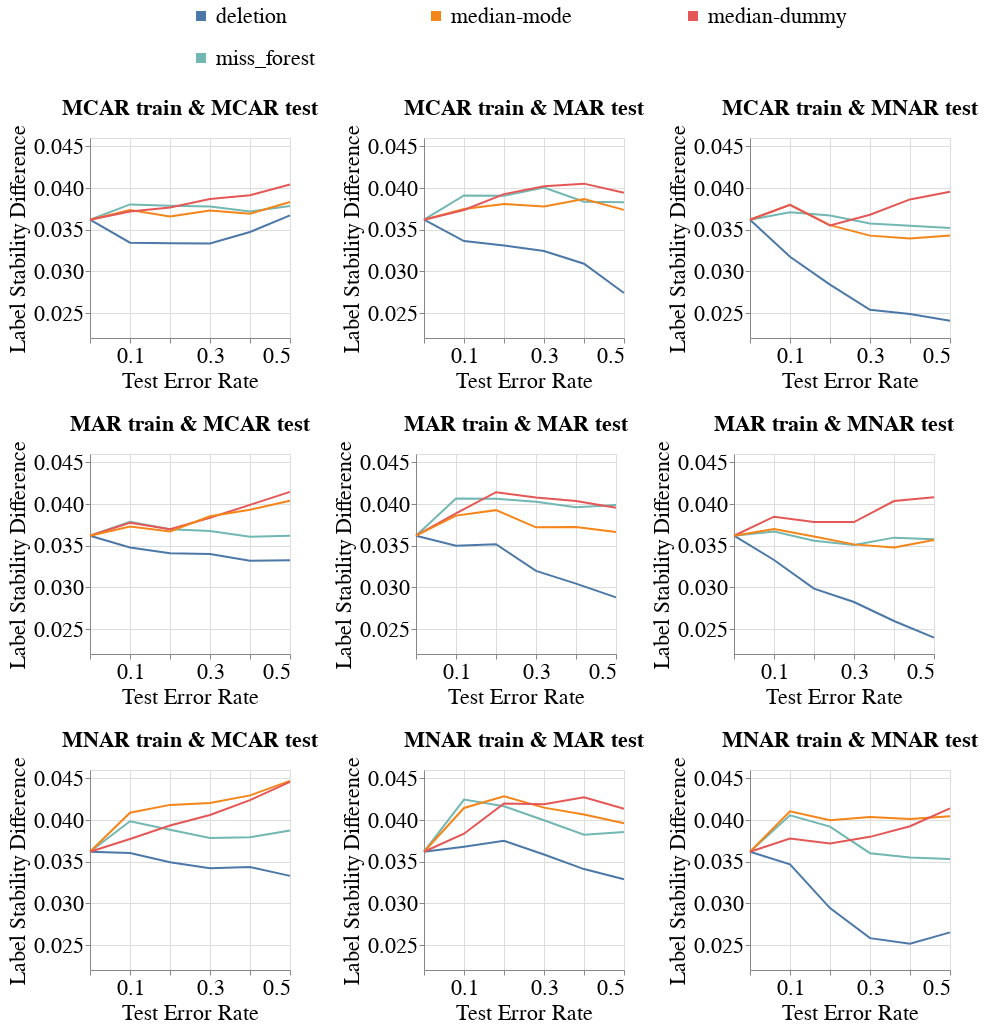

This figure's notebook cell:
### Code cell
create_line_bands_for_diff_imputers(dataset_name=DATASET_NAME,
                                    model_name='mlp_clf',
                                    metric_name='Label_Stability_Difference',
                                    db_client=db_client,
                                    group=SENSITIVE_ATTR_FOR_DISPARITY_METRICS,
                                    with_band=False)

### Figure 1 — Vega-Lite specification as saved in the notebook (floating-point values rounded to 4 significant figures; data arrays with more than 128 entries replaced by an {"elided": "..."} marker saying what was removed)
{"config": {"view": {"continuousWidth": 400, "continuousHeight": 300}, "axis": {"labelFontSize": 22, "labelFontWeight": "normal", "titleFontSize": 22, "titleFontWeight": "normal"}, "legend": {"columns": 3, "direction": "horizontal", "labelFontSize": 22, "labelLimit": 400, "orient": "top", "symbolOffset": 100, "symbolStrokeWidth": 10, "titleAnchor": "middle", "titleFontSize": 22, "titleLimit": 300}, "title": {"fontSize": 22}}, "vconcat": [{"hconcat": [{"mark": "line", "encoding": {"color": {"field": "Null_Imputer_Name", "sort": ["deletion", "median-mode", "median-dummy", "miss_forest", "k_means_clustering", "datawig", "automl", "boost_clean"], "title": null, "type": "nominal"}, "x": {"axis": {"labelExpr": "(datum.value == 0.1) || (datum.value == 0.3) || (datum.value == 0.5) ? datum.label : ''"}, "field": "Test_Error_Rate", "scale": {"nice": false}, "title": "Test Error Rate", "type": "quantitative"}, "y": {"aggregate": "mean", "field": "Metric_Value", "scale": {"zero": false}, "title": "Label Stability Difference", "type": "quantitative"}}, "height": 200, "title": {"text": "MCAR train & MCAR test", "fontSize": 22}, "width": 200}, {"data": {"name": "data-7dd47b89c648a7b4a8a33c2afd178a9a"}, "mark": "line", "encoding": {"color": {"field": "Null_Imputer_Name", "sort": ["deletion", "median-mode", "median-dummy", "miss_forest", "k_means_clustering", "datawig", "automl", "boost_clean"], "title": null, "type": "nominal"}, "x": {"axis": {"labelExpr": "(datum.value == 0.1) || (datum.value == 0.3) || (datum.value == 0.5) ? datum.label : ''"}, "field": "Test_Error_Rate", "scale": {"nice": false}, "title": "Test Error Rate", "type": "quantitative"}, "y": {"aggregate": "mean", "field": "Metric_Value", "scale": {"zero": false}, "title": "Label Stability Difference", "type": "quantitative"}}, "height": 200, "title": {"text": "MCAR train & MAR test", "fontSize": 22}, "width": 200}, {"data": {"name": "data-9e2d4edfe803b785d514a454309b8556"}, "mark": "line", "encoding": {"color": {"field": "Null_Imputer_Name", "sort": ["deletion", "median-mode", "median-dummy", "miss_forest", "k_means_clustering", "datawig", "automl", "boost_clean"], "title": null, "type": "nominal"}, "x": {"axis": {"labelExpr": "(datum.value == 0.1) || (datum.value == 0.3) || (datum.value == 0.5) ? datum.label : ''"}, "field": "Test_Error_Rate", "scale": {"nice": false}, "title": "Test Error Rate", "type": "quantitative"}, "y": {"aggregate": "mean", "field": "Metric_Value", "scale": {"zero": false}, "title": "Label Stability Difference", "type": "quantitative"}}, "height": 200, "title": {"text": "MCAR train & MNAR test", "fontSize": 22}, "width": 200}], "resolve": {"scale": {"y": "shared"}}}, {"hconcat": [{"mark": "line", "encoding": {"color": {"field": "Null_Imputer_Name", "sort": ["deletion", "median-mode", "median-dummy", "miss_forest", "k_means_clustering", "datawig", "automl", "boost_clean"], "title": null, "type": "nominal"}, "x": {"axis": {"labelExpr": "(datum.value == 0.1) || (datum.value == 0.3) || (datum.value == 0.5) ? datum.label : ''"}, "field": "Test_Error_Rate", "scale": {"nice": false}, "title": "Test Error Rate", "type": "quantitative"}, "y": {"aggregate": "mean", "field": "Metric_Value", "scale": {"zero": false}, "title": "Label Stability Difference", "type": "quantitative"}}, "height": 200, "title": {"text": "MAR train & MCAR test", "fontSize": 22}, "width": 200}, {"data": {"name": "data-1030d7ea55ccab14020aa9646330d587"}, "mark": "line", "encoding": {"color": {"field": "Null_Imputer_Name", "sort": ["deletion", "median-mode", "median-dummy", "miss_forest", "k_means_clustering", "datawig", "automl", "boost_clean"], "title": null, "type": "nominal"}, "x": {"axis": {"labelExpr": "(datum.value == 0.1) || (datum.value == 0.3) || (datum.value == 0.5) ? datum.label : ''"}, "field": "Test_Error_Rate", "scale": {"nice": false}, "title": "Test Error Rate", "type": "quantitative"}, "y": {"aggregate": "mean", "field": "Metric_Value", "scale": {"zero": false}, "title": "Label Stability Difference", "type": "quantitative"}}, "height": 200, "title": {"text": "MAR train & MAR test", "fontSize": 22}, "width": 200}, {"data": {"name": "data-6eaee9cdaf340f2ad27dfa227c728621"}, "mark": "line", "encoding": {"color": {"field": "Null_Imputer_Name", "sort": ["deletion", "median-mode", "median-dummy", "miss_forest", "k_means_clustering", "datawig", "automl", "boost_clean"], "title": null, "type": "nominal"}, "x": {"axis": {"labelExpr": "(datum.value == 0.1) || (datum.value == 0.3) || (datum.value == 0.5) ? datum.label : ''"}, "field": "Test_Error_Rate", "scale": {"nice": false}, "title": "Test Error Rate", "type": "quantitative"}, "y": {"aggregate": "mean", "field": "Metric_Value", "scale": {"zero": false}, "title": "Label Stability Difference", "type": "quantitative"}}, "height": 200, "title": {"text": "MAR train & MNAR test", "fontSize": 22}, "width": 200}], "data": {"name": "data-ba3ab2c4743b89a6b5936a0728d3331a"}, "resolve": {"scale": {"y": "shared"}}}, {"hconcat": [{"mark": "line", "encoding": {"color": {"field": "Null_Imputer_Name", "sort": ["deletion", "median-mode", "median-dummy", "miss_forest", "k_means_clustering", "datawig", "automl", "boost_clean"], "title": null, "type": "nominal"}, "x": {"axis": {"labelExpr": "(datum.value == 0.1) || (datum.value == 0.3) || (datum.value == 0.5) ? datum.label : ''"}, "field": "Test_Error_Rate", "scale": {"nice": false}, "title": "Test Error Rate", "type": "quantitative"}, "y": {"aggregate": "mean", "field": "Metric_Value", "scale": {"zero": false}, "title": "Label Stability Difference", "type": "quantitative"}}, "height": 200, "title": {"text": "MNAR train & MCAR test", "fontSize": 22}, "width": 200}, {"data": {"name": "data-eae86e127b6352ce3efa212a06ef14c0"}, "mark": "line", "encoding": {"color": {"field": "Null_Imputer_Name", "sort": ["deletion", "median-mode", "median-dummy", "miss_forest", "k_means_clustering", "datawig", "automl", "boost_clean"], "title": null, "type": "nominal"}, "x": {"axis": {"labelExpr": "(datum.value == 0.1) || (datum.value == 0.3) || (datum.value == 0.5) ? datum.label : ''"}, "field": "Test_Error_Rate", "scale": {"nice": false}, "title": "Test Error Rate", "type": "quantitative"}, "y": {"aggregate": "mean", "field": "Metric_Value", "scale": {"zero": false}, "title": "Label Stability Difference", "type": "quantitative"}}, "height": 200, "title": {"text": "MNAR train & MAR test", "fontSize": 22}, "width": 200}, {"data": {"name": "data-3d0644e7c19535c70de1ccaec4e0cb4d"}, "mark": "line", "encoding": {"color": {"field": "Null_Imputer_Name", "sort": ["deletion", "median-mode", "median-dummy", "miss_forest", "k_means_clustering", "datawig", "automl", "boost_clean"], "title": null, "type": "nominal"}, "x": {"axis": {"labelExpr": "(datum.value == 0.1) || (datum.value == 0.3) || (datum.value == 0.5) ? datum.label : ''"}, "field": "Test_Error_Rate", "scale": {"nice": false}, "title": "Test Error Rate", "type": "quantitative"}, "y": {"aggregate": "mean", "field": "Metric_Value", "scale": {"zero": false}, "title": "Label Stability Difference", "type": "quantitative"}}, "height": 200, "title": {"text": "MNAR train & MNAR test", "fontSize": 22}, "width": 200}], "data": {"name": "data-371d882c736af21adedc5a8e59536e01"}, "resolve": {"scale": {"y": "shared"}}}], "data": {"name": "data-ef9da45aa61e9b4b9d1137fe4b923d97"}, "resolve": {"scale": {"y": "shared"}}, "$schema": "https://vega.github.io/schema/vega-lite/v4.17.0.json", "datasets": {"data-ef9da45aa61e9b4b9d1137fe4b923d97": {"elided": "144 records"}, "data-7dd47b89c648a7b4a8a33c2afd178a9a": {"elided": "144 records"}, "data-9e2d4edfe803b785d514a454309b8556": {"elided": "144 records"}, "data-ba3ab2c4743b89a6b5936a0728d3331a": {"elided": "144 records"}, "data-1030d7ea55ccab14020aa9646330d587": {"elided": "144 records"}, "data-6eaee9cdaf340f2ad27dfa227c728621": {"elided": "144 records"}, "data-371d882c736af21adedc5a8e59536e01": {"elided": "144 records"}, "data-eae86e127b6352ce3efa212a06ef14c0": {"elided": "144 records"}, "data-3d0644e7c19535c70de1ccaec4e0cb4d": {"elided": "144 records"}}}
